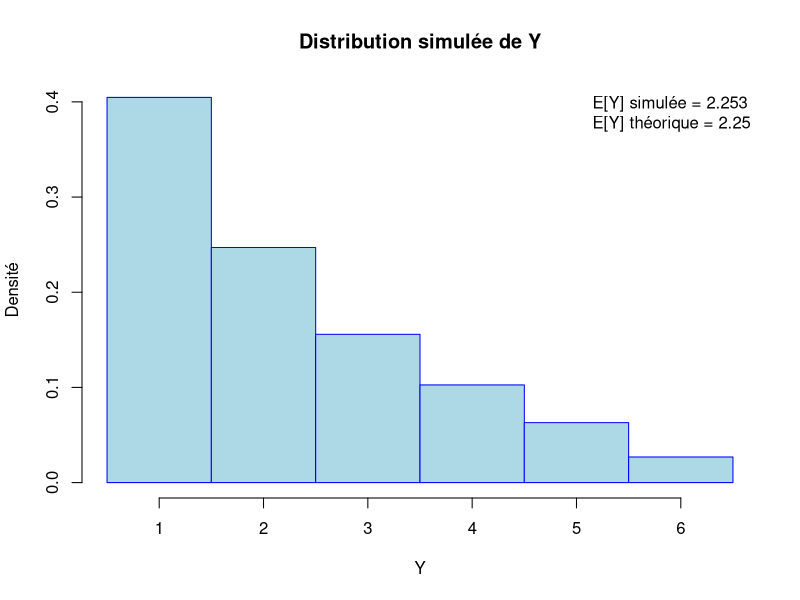

This figure's R source:
k <- 10000

des <- sample(1:6, k, replace = TRUE)

pile <- sapply(des, function(x) sample(1:x, 1))

esperanceY <- mean(pile)
cat("Approximation de E[Y] à partir des simulations :", esperanceY, "\n")

eYTheorique <- sum(sapply(1:6, function(n) mean(1:n) * (1 / 6)))
cat("Valeur théorique de E[Y] :", eYTheorique, "\n")

hist(pile, probability = TRUE, breaks = seq(0.5, max(pile) + 0.5, by = 1), main = "Distribution simulée de Y", xlab = "Y", ylab = "Densité", col = "lightblue", border = "blue")

legend("topright", legend = c(paste("E[Y] simulée =", round(esperanceY, 3)), paste("E[Y] théorique =", round(eYTheorique, 3))), bty = "n")
